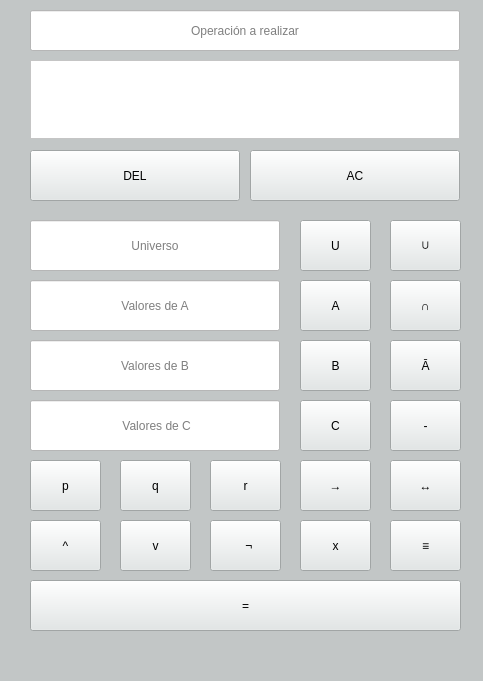
<?xml version="1.0" encoding="UTF-8"?>
<ui version="4.0">
 <class>MainWindow</class>
 <widget class="QMainWindow" name="MainWindow">
  <property name="enabled">
   <bool>true</bool>
  </property>
  <property name="geometry">
   <rect>
    <x>0</x>
    <y>0</y>
    <width>483</width>
    <height>681</height>
   </rect>
  </property>
  <property name="maximumSize">
   <size>
    <width>16777215</width>
    <height>16777215</height>
   </size>
  </property>
  <property name="windowTitle">
   <string>Calculadora Binaria</string>
  </property>
  <property name="styleSheet">
   <string notr="true">background-color: rgb(194, 198, 198);</string>
  </property>
  <property name="tabShape">
   <enum>QTabWidget::Rounded</enum>
  </property>
  <widget class="QWidget" name="centralwidget">
   <property name="enabled">
    <bool>true</bool>
   </property>
   <property name="autoFillBackground">
    <bool>false</bool>
   </property>
   <widget class="QPushButton" name="btn_del">
    <property name="geometry">
     <rect>
      <x>30</x>
      <y>150</y>
      <width>210</width>
      <height>51</height>
     </rect>
    </property>
    <property name="styleSheet">
     <string notr="true">background-color: rgb(226, 231, 231);</string>
    </property>
    <property name="text">
     <string>DEL</string>
    </property>
   </widget>
   <widget class="QPushButton" name="btn_ac">
    <property name="geometry">
     <rect>
      <x>250</x>
      <y>150</y>
      <width>210</width>
      <height>51</height>
     </rect>
    </property>
    <property name="styleSheet">
     <string notr="true">background-color: rgb(226, 231, 231);</string>
    </property>
    <property name="text">
     <string>AC</string>
    </property>
   </widget>
   <widget class="QPushButton" name="btn_union">
    <property name="geometry">
     <rect>
      <x>390</x>
      <y>220</y>
      <width>71</width>
      <height>51</height>
     </rect>
    </property>
    <property name="styleSheet">
     <string notr="true">background-color: rgb(226, 231, 231);</string>
    </property>
    <property name="text">
     <string>∪</string>
    </property>
   </widget>
   <widget class="QPushButton" name="btn_interseccion">
    <property name="geometry">
     <rect>
      <x>390</x>
      <y>280</y>
      <width>71</width>
      <height>51</height>
     </rect>
    </property>
    <property name="styleSheet">
     <string notr="true">background-color: rgb(226, 231, 231);</string>
    </property>
    <property name="text">
     <string>∩</string>
    </property>
   </widget>
   <widget class="QPushButton" name="btn_a">
    <property name="geometry">
     <rect>
      <x>390</x>
      <y>340</y>
      <width>71</width>
      <height>51</height>
     </rect>
    </property>
    <property name="styleSheet">
     <string notr="true">background-color: rgb(226, 231, 231);</string>
    </property>
    <property name="text">
     <string>Ā</string>
    </property>
   </widget>
   <widget class="QPushButton" name="btn_resta">
    <property name="geometry">
     <rect>
      <x>390</x>
      <y>400</y>
      <width>71</width>
      <height>51</height>
     </rect>
    </property>
    <property name="styleSheet">
     <string notr="true">background-color: rgb(226, 231, 231);</string>
    </property>
    <property name="text">
     <string>-</string>
    </property>
   </widget>
   <widget class="QPushButton" name="btn_not">
    <property name="geometry">
     <rect>
      <x>210</x>
      <y>520</y>
      <width>71</width>
      <height>51</height>
     </rect>
    </property>
    <property name="styleSheet">
     <string notr="true">background-color: rgb(226, 231, 231);</string>
    </property>
    <property name="text">
     <string>  ¬</string>
    </property>
   </widget>
   <widget class="QPushButton" name="btn_and">
    <property name="geometry">
     <rect>
      <x>30</x>
      <y>520</y>
      <width>71</width>
      <height>51</height>
     </rect>
    </property>
    <property name="styleSheet">
     <string notr="true">background-color: rgb(226, 231, 231);</string>
    </property>
    <property name="text">
     <string>^</string>
    </property>
   </widget>
   <widget class="QPushButton" name="btn_x">
    <property name="geometry">
     <rect>
      <x>300</x>
      <y>520</y>
      <width>71</width>
      <height>51</height>
     </rect>
    </property>
    <property name="styleSheet">
     <string notr="true">background-color: rgb(226, 231, 231);</string>
    </property>
    <property name="text">
     <string>x</string>
    </property>
   </widget>
   <widget class="QPushButton" name="btn_or">
    <property name="geometry">
     <rect>
      <x>120</x>
      <y>520</y>
      <width>71</width>
      <height>51</height>
     </rect>
    </property>
    <property name="styleSheet">
     <string notr="true">background-color: rgb(226, 231, 231);</string>
    </property>
    <property name="text">
     <string>v</string>
    </property>
   </widget>
   <widget class="QPushButton" name="btn_relacional">
    <property name="geometry">
     <rect>
      <x>300</x>
      <y>460</y>
      <width>71</width>
      <height>51</height>
     </rect>
    </property>
    <property name="styleSheet">
     <string notr="true">background-color: rgb(226, 231, 231);</string>
    </property>
    <property name="text">
     <string>→</string>
    </property>
   </widget>
   <widget class="QPushButton" name="btn_birelaccional">
    <property name="geometry">
     <rect>
      <x>390</x>
      <y>460</y>
      <width>71</width>
      <height>51</height>
     </rect>
    </property>
    <property name="styleSheet">
     <string notr="true">background-color: rgb(226, 231, 231);</string>
    </property>
    <property name="text">
     <string>↔</string>
    </property>
   </widget>
   <widget class="QPushButton" name="btn_equiv">
    <property name="geometry">
     <rect>
      <x>390</x>
      <y>520</y>
      <width>71</width>
      <height>51</height>
     </rect>
    </property>
    <property name="styleSheet">
     <string notr="true">background-color: rgb(226, 231, 231);</string>
    </property>
    <property name="text">
     <string>≡</string>
    </property>
   </widget>
   <widget class="QPushButton" name="btn_conjB">
    <property name="geometry">
     <rect>
      <x>300</x>
      <y>340</y>
      <width>71</width>
      <height>51</height>
     </rect>
    </property>
    <property name="styleSheet">
     <string notr="true">background-color: rgb(226, 231, 231);</string>
    </property>
    <property name="text">
     <string>B</string>
    </property>
   </widget>
   <widget class="QPushButton" name="btn_conjA">
    <property name="geometry">
     <rect>
      <x>300</x>
      <y>280</y>
      <width>71</width>
      <height>51</height>
     </rect>
    </property>
    <property name="styleSheet">
     <string notr="true">background-color: rgb(226, 231, 231);</string>
    </property>
    <property name="text">
     <string>A</string>
    </property>
   </widget>
   <widget class="QPushButton" name="btn_conjC">
    <property name="geometry">
     <rect>
      <x>300</x>
      <y>400</y>
      <width>71</width>
      <height>51</height>
     </rect>
    </property>
    <property name="styleSheet">
     <string notr="true">background-color: rgb(226, 231, 231);</string>
    </property>
    <property name="text">
     <string>C</string>
    </property>
   </widget>
   <widget class="QPushButton" name="btn_igual">
    <property name="geometry">
     <rect>
      <x>30</x>
      <y>580</y>
      <width>431</width>
      <height>51</height>
     </rect>
    </property>
    <property name="styleSheet">
     <string notr="true">background-color: rgb(226, 231, 231);</string>
    </property>
    <property name="text">
     <string>=</string>
    </property>
   </widget>
   <widget class="QPushButton" name="btn_q">
    <property name="geometry">
     <rect>
      <x>120</x>
      <y>460</y>
      <width>71</width>
      <height>51</height>
     </rect>
    </property>
    <property name="styleSheet">
     <string notr="true">background-color: rgb(226, 231, 231);</string>
    </property>
    <property name="text">
     <string>q</string>
    </property>
   </widget>
   <widget class="QPushButton" name="btn_p">
    <property name="geometry">
     <rect>
      <x>30</x>
      <y>460</y>
      <width>71</width>
      <height>51</height>
     </rect>
    </property>
    <property name="styleSheet">
     <string notr="true">background-color: rgb(226, 231, 231);</string>
    </property>
    <property name="text">
     <string>p</string>
    </property>
   </widget>
   <widget class="QPushButton" name="btn_r">
    <property name="geometry">
     <rect>
      <x>210</x>
      <y>460</y>
      <width>71</width>
      <height>51</height>
     </rect>
    </property>
    <property name="styleSheet">
     <string notr="true">background-color: rgb(226, 231, 231);</string>
    </property>
    <property name="text">
     <string>r</string>
    </property>
   </widget>
   <widget class="QPlainTextEdit" name="resultado">
    <property name="geometry">
     <rect>
      <x>30</x>
      <y>60</y>
      <width>430</width>
      <height>79</height>
     </rect>
    </property>
    <property name="styleSheet">
     <string notr="true">background-color: rgb(255, 255, 255);</string>
    </property>
    <property name="readOnly">
     <bool>true</bool>
    </property>
    <property name="plainText">
     <string/>
    </property>
    <property name="backgroundVisible">
     <bool>false</bool>
    </property>
    <property name="placeholderText">
     <string>Resultado</string>
    </property>
   </widget>
   <widget class="QLineEdit" name="operacion">
    <property name="geometry">
     <rect>
      <x>30</x>
      <y>10</y>
      <width>430</width>
      <height>41</height>
     </rect>
    </property>
    <property name="styleSheet">
     <string notr="true">background-color: rgb(255, 255, 255);</string>
    </property>
    <property name="text">
     <string/>
    </property>
    <property name="alignment">
     <set>Qt::AlignCenter</set>
    </property>
    <property name="placeholderText">
     <string>Operación a realizar</string>
    </property>
   </widget>
   <widget class="QLineEdit" name="conjA">
    <property name="geometry">
     <rect>
      <x>30</x>
      <y>280</y>
      <width>250</width>
      <height>51</height>
     </rect>
    </property>
    <property name="styleSheet">
     <string notr="true">background-color: rgb(255, 255, 255);</string>
    </property>
    <property name="text">
     <string/>
    </property>
    <property name="alignment">
     <set>Qt::AlignCenter</set>
    </property>
    <property name="placeholderText">
     <string>Valores de A</string>
    </property>
   </widget>
   <widget class="QLineEdit" name="conjB">
    <property name="geometry">
     <rect>
      <x>30</x>
      <y>340</y>
      <width>250</width>
      <height>51</height>
     </rect>
    </property>
    <property name="styleSheet">
     <string notr="true">background-color: rgb(255, 255, 255);</string>
    </property>
    <property name="text">
     <string/>
    </property>
    <property name="alignment">
     <set>Qt::AlignCenter</set>
    </property>
    <property name="placeholderText">
     <string>Valores de B</string>
    </property>
   </widget>
   <widget class="QLineEdit" name="conjC">
    <property name="geometry">
     <rect>
      <x>30</x>
      <y>400</y>
      <width>250</width>
      <height>51</height>
     </rect>
    </property>
    <property name="styleSheet">
     <string notr="true">background-color: rgb(255, 255, 255);</string>
    </property>
    <property name="text">
     <string/>
    </property>
    <property name="alignment">
     <set>Qt::AlignCenter</set>
    </property>
    <property name="placeholderText">
     <string> Valores de C</string>
    </property>
   </widget>
   <widget class="QPushButton" name="btn_universo">
    <property name="geometry">
     <rect>
      <x>300</x>
      <y>220</y>
      <width>71</width>
      <height>51</height>
     </rect>
    </property>
    <property name="styleSheet">
     <string notr="true">background-color: rgb(226, 231, 231);</string>
    </property>
    <property name="text">
     <string>U</string>
    </property>
   </widget>
   <widget class="QLineEdit" name="universo">
    <property name="geometry">
     <rect>
      <x>30</x>
      <y>220</y>
      <width>250</width>
      <height>51</height>
     </rect>
    </property>
    <property name="styleSheet">
     <string notr="true">background-color: rgb(255, 255, 255);</string>
    </property>
    <property name="text">
     <string/>
    </property>
    <property name="alignment">
     <set>Qt::AlignCenter</set>
    </property>
    <property name="placeholderText">
     <string>Universo</string>
    </property>
   </widget>
  </widget>
  <widget class="QMenuBar" name="menubar">
   <property name="geometry">
    <rect>
     <x>0</x>
     <y>0</y>
     <width>483</width>
     <height>22</height>
    </rect>
   </property>
  </widget>
  <widget class="QStatusBar" name="statusbar"/>
 </widget>
 <resources/>
 <connections/>
</ui>
